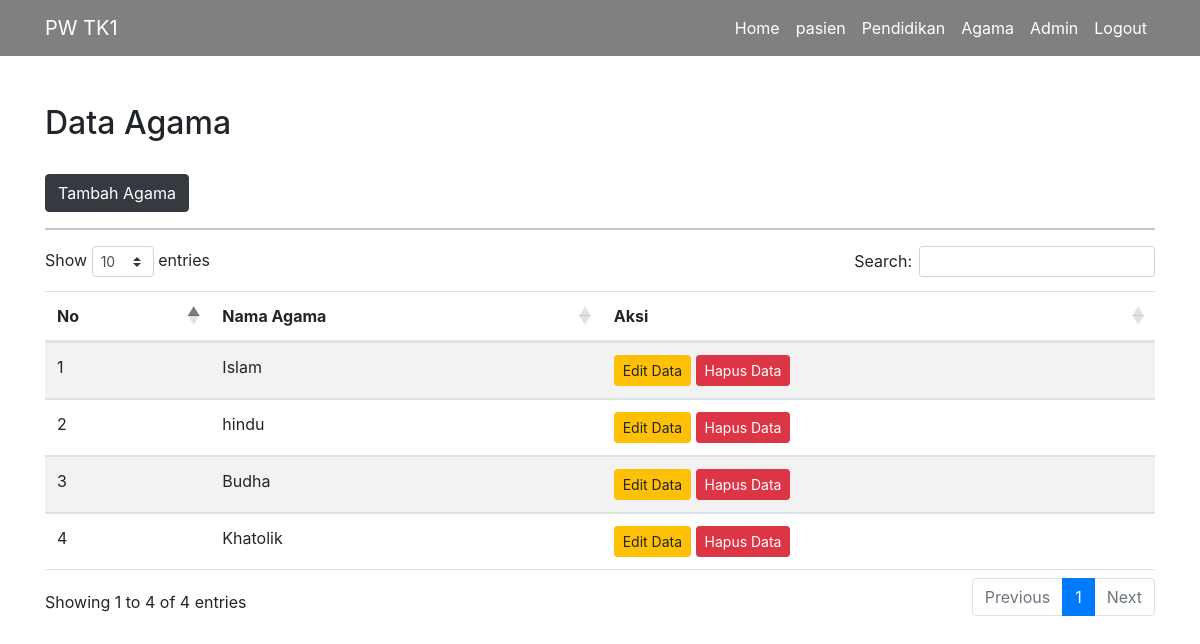
/index.php?hal=agama (signed in), run on the app's committed database.
### tables this page shows
CREATE TABLE `tb_agam` (
  `id_agama` int(11) NOT NULL,
  `nama_agama` varchar(50) NOT NULL
);

### agama.php (the view, shortened to what this page needs)
<div class="container mt-5">
    <h2>Data Agama</h2><br>
    <a href="index.php?hal=tambah_agama" class="btn btn-dark"> Tambah Agama</a>
    <link rel="stylesheet" href="https://cdnjs.cloudflare.com/ajax/libs/font-awesome/6.1.1/css/all.min.css" />
    <hr>
    <table id="example" class="table table-striped">
        <thead>
            <th> No </th>
            <th> Nama Agama </th>
            <th>Aksi</th>
        </thead>
        <tbody>
        <?php
            $no=1;
            $query = mysqli_query($koneksi, "SELECT * FROM tb_agam");
            while($rows = mysqli_fetch_array($query)){
             ?>
            <tr>
               <td><?= $no++; ?></td>
               <td><?= $rows['nama_agama'] ?></td>
               <td>
                <a href="index.php?hal=edit_agama&id_agama=<?=$rows['id_agama']?>" class="btn btn-warning btn-sm">Edit Data</a>
                <a onclick="return confirm ('Anda Yakin Hapus Agama')" href="index.php?hal=hapus_agama&id_agama=<?=$rows['id_agama']?>"
                class="btn btn-danger btn-sm">Hapus Data</a>
               </td>
            </tr>
            <?php } ?>
        </tbody>
    </table>
</div>

### data on the page
tb_agam: nama_agama "Islam"
tb_agam: nama_agama "hindu"
tb_agam: nama_agama "Budha"
tb_agam: nama_agama "Khatolik"
